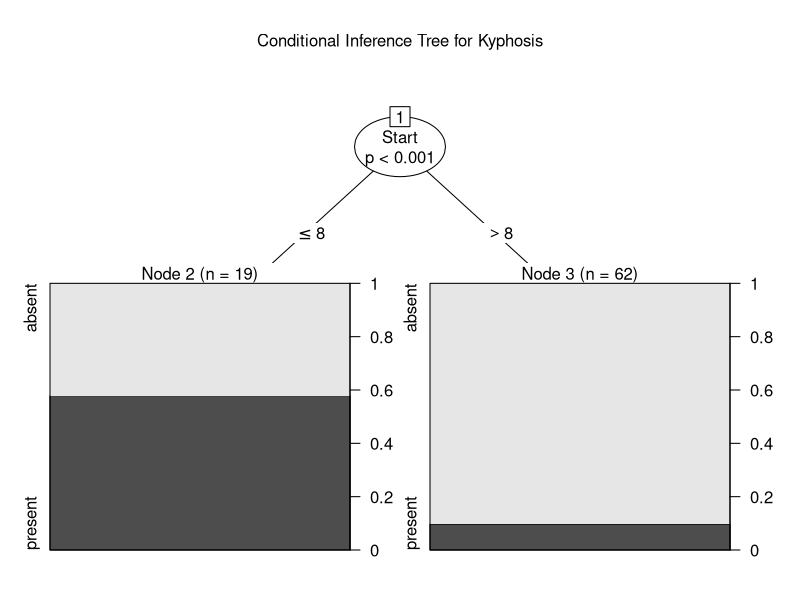
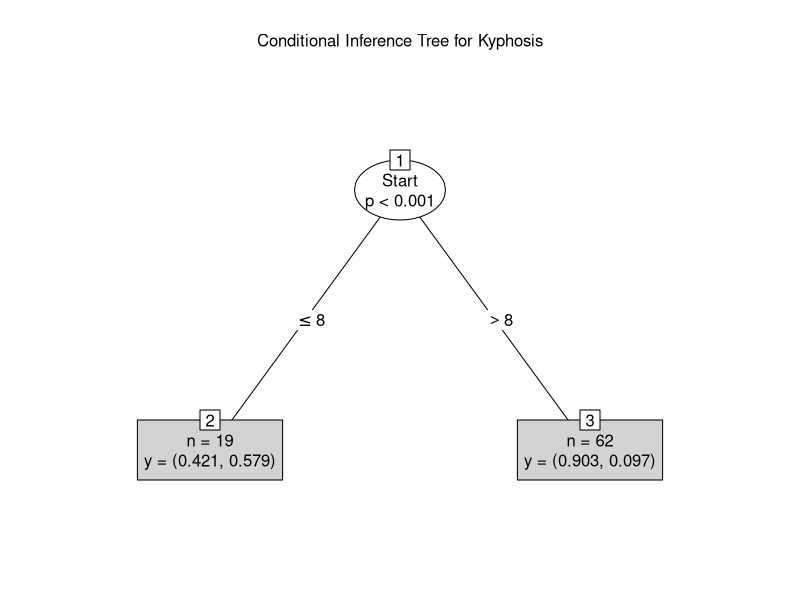

Write R code to recreate these figures, in order.
library(party)
library(rpart)
data("kyphosis")
fitK <- ctree(Kyphosis ~ Age + Number + Start, data = kyphosis)
plot(fitK, main = "Conditional Inference Tree for Kyphosis")
plot(fitK, main = "Conditional Inference Tree for Kyphosis", type = "simple")

# etc.
